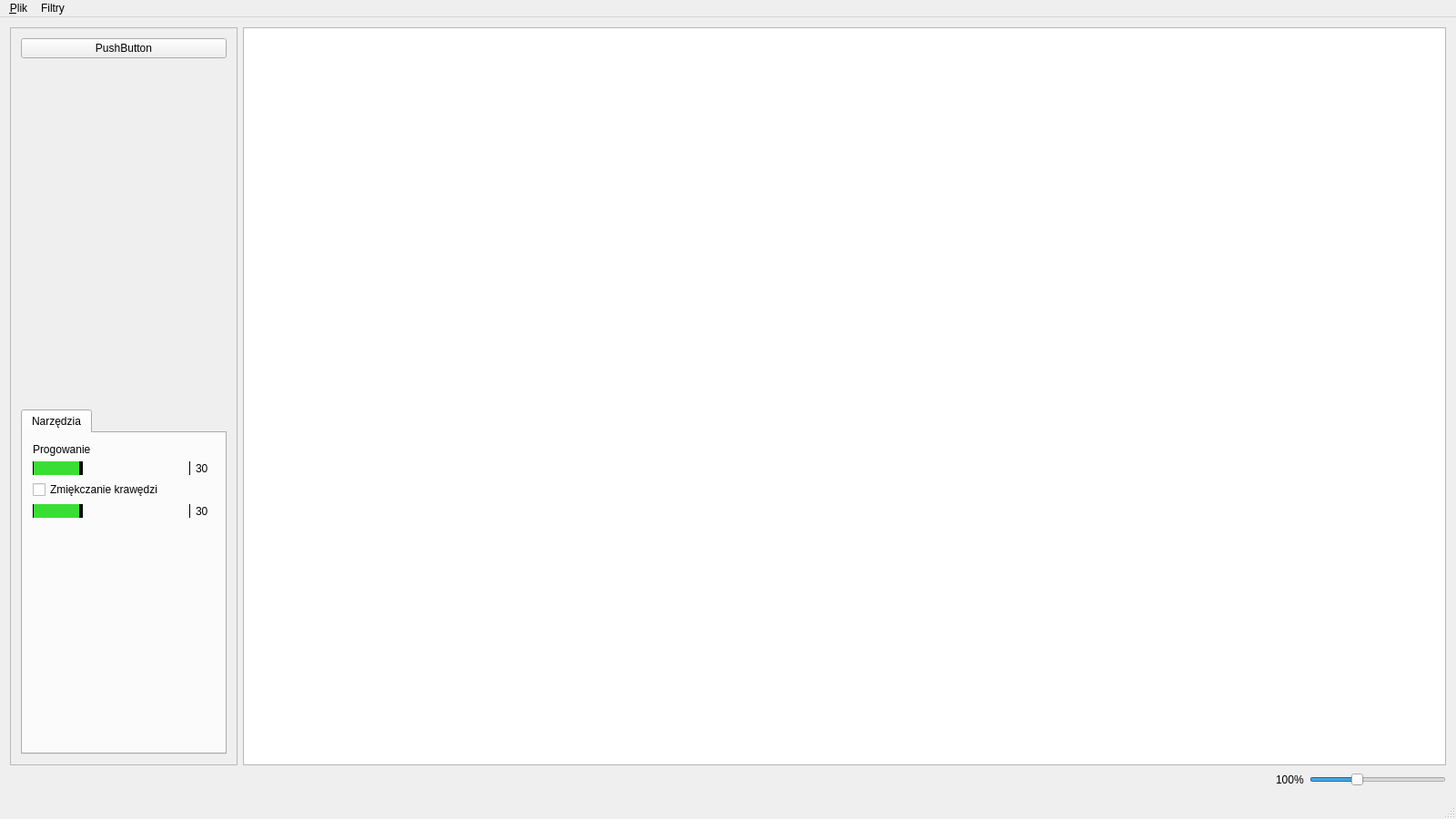
<?xml version="1.0" encoding="UTF-8"?>
<ui version="4.0">
 <class>MainWindow</class>
 <widget class="QMainWindow" name="MainWindow">
  <property name="geometry">
   <rect>
    <x>0</x>
    <y>0</y>
    <width>1600</width>
    <height>900</height>
   </rect>
  </property>
  <property name="windowTitle">
   <string>Filtr App</string>
  </property>
  <widget class="QWidget" name="centralWidget">
   <layout class="QGridLayout" name="gridLayout">
    <item row="0" column="1" colspan="3">
     <widget class="myGraphicsView" name="graphicsView"/>
    </item>
    <item row="1" column="3">
     <widget class="QSlider" name="horizontalSlider">
      <property name="sizePolicy">
       <sizepolicy hsizetype="Fixed" vsizetype="Fixed">
        <horstretch>0</horstretch>
        <verstretch>0</verstretch>
       </sizepolicy>
      </property>
      <property name="minimumSize">
       <size>
        <width>150</width>
        <height>0</height>
       </size>
      </property>
      <property name="minimum">
       <number>1</number>
      </property>
      <property name="maximum">
       <number>7</number>
      </property>
      <property name="pageStep">
       <number>1</number>
      </property>
      <property name="value">
       <number>3</number>
      </property>
      <property name="orientation">
       <enum>Qt::Horizontal</enum>
      </property>
     </widget>
    </item>
    <item row="1" column="2">
     <widget class="QLabel" name="label">
      <property name="sizePolicy">
       <sizepolicy hsizetype="Fixed" vsizetype="Preferred">
        <horstretch>0</horstretch>
        <verstretch>0</verstretch>
       </sizepolicy>
      </property>
      <property name="text">
       <string>100%</string>
      </property>
     </widget>
    </item>
    <item row="0" column="0">
     <widget class="QFrame" name="frame">
      <property name="minimumSize">
       <size>
        <width>250</width>
        <height>0</height>
       </size>
      </property>
      <property name="maximumSize">
       <size>
        <width>250</width>
        <height>16777215</height>
       </size>
      </property>
      <property name="frameShape">
       <enum>QFrame::StyledPanel</enum>
      </property>
      <property name="frameShadow">
       <enum>QFrame::Sunken</enum>
      </property>
      <layout class="QGridLayout" name="gridLayout_2">
       <item row="0" column="0">
        <widget class="QPushButton" name="selectByColorButton">
         <property name="text">
          <string>PushButton</string>
         </property>
         <property name="checkable">
          <bool>true</bool>
         </property>
        </widget>
       </item>
       <item row="1" column="0">
        <spacer name="verticalSpacer">
         <property name="orientation">
          <enum>Qt::Vertical</enum>
         </property>
         <property name="sizeHint" stdset="0">
          <size>
           <width>20</width>
           <height>40</height>
          </size>
         </property>
        </spacer>
       </item>
       <item row="2" column="0">
        <widget class="QTabWidget" name="tabWidget">
         <property name="currentIndex">
          <number>0</number>
         </property>
         <widget class="QWidget" name="tab">
          <attribute name="title">
           <string>Narzędzia</string>
          </attribute>
          <layout class="QGridLayout" name="gridLayout_3">
           <item row="1" column="0">
            <widget class="QSlider" name="thresholdSlider">
             <property name="sizePolicy">
              <sizepolicy hsizetype="Expanding" vsizetype="Preferred">
               <horstretch>0</horstretch>
               <verstretch>0</verstretch>
              </sizepolicy>
             </property>
             <property name="minimumSize">
              <size>
               <width>172</width>
               <height>0</height>
              </size>
             </property>
             <property name="styleSheet">
              <string notr="true">QSlider::groove:horizontal {
    border: 1px solid black;
    height: 20px;
    margin: 2px 0;
}

QSlider::handle:horizontal {
	background-color: black;
    border: 1px solid black;
    width: 2px;
    border-radius: 3px;
}

QSlider::sub-page {
	background: #3add36;
	border: 1px solid black;
}

QSlider::sub-page:horizontal {
    border: 1px solid black;
    height: 20px;
    margin: 2px 0;
}</string>
             </property>
             <property name="maximum">
              <number>100</number>
             </property>
             <property name="singleStep">
              <number>1</number>
             </property>
             <property name="pageStep">
              <number>1</number>
             </property>
             <property name="value">
              <number>30</number>
             </property>
             <property name="orientation">
              <enum>Qt::Horizontal</enum>
             </property>
            </widget>
           </item>
           <item row="1" column="1">
            <widget class="QLabel" name="thresholdLabel">
             <property name="sizePolicy">
              <sizepolicy hsizetype="Minimum" vsizetype="Preferred">
               <horstretch>0</horstretch>
               <verstretch>0</verstretch>
              </sizepolicy>
             </property>
             <property name="minimumSize">
              <size>
               <width>20</width>
               <height>0</height>
              </size>
             </property>
             <property name="maximumSize">
              <size>
               <width>20</width>
               <height>16777215</height>
              </size>
             </property>
             <property name="text">
              <string>30</string>
             </property>
            </widget>
           </item>
           <item row="3" column="1">
            <widget class="QLabel" name="featherLabel">
             <property name="sizePolicy">
              <sizepolicy hsizetype="Minimum" vsizetype="Preferred">
               <horstretch>0</horstretch>
               <verstretch>0</verstretch>
              </sizepolicy>
             </property>
             <property name="minimumSize">
              <size>
               <width>21</width>
               <height>0</height>
              </size>
             </property>
             <property name="maximumSize">
              <size>
               <width>20</width>
               <height>16777215</height>
              </size>
             </property>
             <property name="text">
              <string>30</string>
             </property>
            </widget>
           </item>
           <item row="3" column="0">
            <widget class="QSlider" name="featherSlider">
             <property name="sizePolicy">
              <sizepolicy hsizetype="Expanding" vsizetype="Preferred">
               <horstretch>0</horstretch>
               <verstretch>0</verstretch>
              </sizepolicy>
             </property>
             <property name="minimumSize">
              <size>
               <width>172</width>
               <height>0</height>
              </size>
             </property>
             <property name="styleSheet">
              <string notr="true">QSlider::groove:horizontal {
    border: 1px solid black;
    height: 20px;
    margin: 2px 0;
}

QSlider::handle:horizontal {
	background-color: black;
    border: 1px solid black;
    width: 2px;
    border-radius: 3px;
}

QSlider::sub-page {
	background: #3add36;
	border: 1px solid black;
}

QSlider::sub-page:horizontal {
    border: 1px solid black;
    height: 20px;
    margin: 2px 0;
}</string>
             </property>
             <property name="maximum">
              <number>100</number>
             </property>
             <property name="singleStep">
              <number>1</number>
             </property>
             <property name="pageStep">
              <number>1</number>
             </property>
             <property name="value">
              <number>30</number>
             </property>
             <property name="orientation">
              <enum>Qt::Horizontal</enum>
             </property>
            </widget>
           </item>
           <item row="4" column="0" colspan="2">
            <spacer name="verticalSpacer_2">
             <property name="orientation">
              <enum>Qt::Vertical</enum>
             </property>
             <property name="sizeHint" stdset="0">
              <size>
               <width>20</width>
               <height>40</height>
              </size>
             </property>
            </spacer>
           </item>
           <item row="0" column="0" colspan="2">
            <widget class="QLabel" name="label_2">
             <property name="sizePolicy">
              <sizepolicy hsizetype="Preferred" vsizetype="Preferred">
               <horstretch>0</horstretch>
               <verstretch>0</verstretch>
              </sizepolicy>
             </property>
             <property name="text">
              <string>Progowanie</string>
             </property>
            </widget>
           </item>
           <item row="2" column="0" colspan="2">
            <widget class="QCheckBox" name="featherCheckBox">
             <property name="sizePolicy">
              <sizepolicy hsizetype="Preferred" vsizetype="Preferred">
               <horstretch>0</horstretch>
               <verstretch>0</verstretch>
              </sizepolicy>
             </property>
             <property name="text">
              <string>Zmiękczanie krawędzi</string>
             </property>
            </widget>
           </item>
          </layout>
         </widget>
        </widget>
       </item>
      </layout>
     </widget>
    </item>
    <item row="1" column="0" colspan="2">
     <spacer name="horizontalSpacer">
      <property name="orientation">
       <enum>Qt::Horizontal</enum>
      </property>
      <property name="sizeType">
       <enum>QSizePolicy::Expanding</enum>
      </property>
      <property name="sizeHint" stdset="0">
       <size>
        <width>40</width>
        <height>20</height>
       </size>
      </property>
     </spacer>
    </item>
   </layout>
  </widget>
  <widget class="QMenuBar" name="menuBar">
   <property name="geometry">
    <rect>
     <x>0</x>
     <y>0</y>
     <width>1600</width>
     <height>25</height>
    </rect>
   </property>
   <widget class="QMenu" name="menuFile">
    <property name="styleSheet">
     <string notr="true"/>
    </property>
    <property name="title">
     <string>&amp;Plik</string>
    </property>
    <addaction name="actionOpen"/>
    <addaction name="separator"/>
    <addaction name="actionSaveAs"/>
   </widget>
   <widget class="QMenu" name="menuFiltry">
    <property name="title">
     <string>Filtry</string>
    </property>
    <widget class="QMenu" name="menuWykrycie_kraw_dzi">
     <property name="title">
      <string>Wykrycie krawędzi</string>
     </property>
     <addaction name="actionLaplace"/>
    </widget>
    <widget class="QMenu" name="menuRozmycie">
     <property name="title">
      <string>Rozmycie</string>
     </property>
     <addaction name="actionSquare"/>
     <addaction name="actionGauss"/>
    </widget>
    <widget class="QMenu" name="menuUwydatnienie">
     <property name="title">
      <string>Uwydatnienie</string>
     </property>
     <addaction name="actionHighPass"/>
    </widget>
    <addaction name="menuRozmycie"/>
    <addaction name="menuUwydatnienie"/>
    <addaction name="menuWykrycie_kraw_dzi"/>
    <addaction name="actionCustomMask"/>
   </widget>
   <addaction name="menuFile"/>
   <addaction name="menuFiltry"/>
  </widget>
  <widget class="QStatusBar" name="statusBar"/>
  <action name="actionOpen">
   <property name="text">
    <string>Otwórz</string>
   </property>
  </action>
  <action name="actionCustomMask">
   <property name="text">
    <string>Własna maska</string>
   </property>
  </action>
  <action name="actionLaplace">
   <property name="text">
    <string>Laplace</string>
   </property>
  </action>
  <action name="actionSquare">
   <property name="text">
    <string>Uśredniający</string>
   </property>
  </action>
  <action name="actionGauss">
   <property name="text">
    <string>Gauss</string>
   </property>
  </action>
  <action name="actionHighPass">
   <property name="text">
    <string>Wyostrzenie</string>
   </property>
  </action>
  <action name="actionSaveAs">
   <property name="text">
    <string>Zapisz jako...</string>
   </property>
  </action>
 </widget>
 <layoutdefault spacing="6" margin="11"/>
 <customwidgets>
  <customwidget>
   <class>myGraphicsView</class>
   <extends>QGraphicsView</extends>
   <header>mygraphicsview.h</header>
  </customwidget>
 </customwidgets>
 <resources/>
 <connections/>
</ui>
